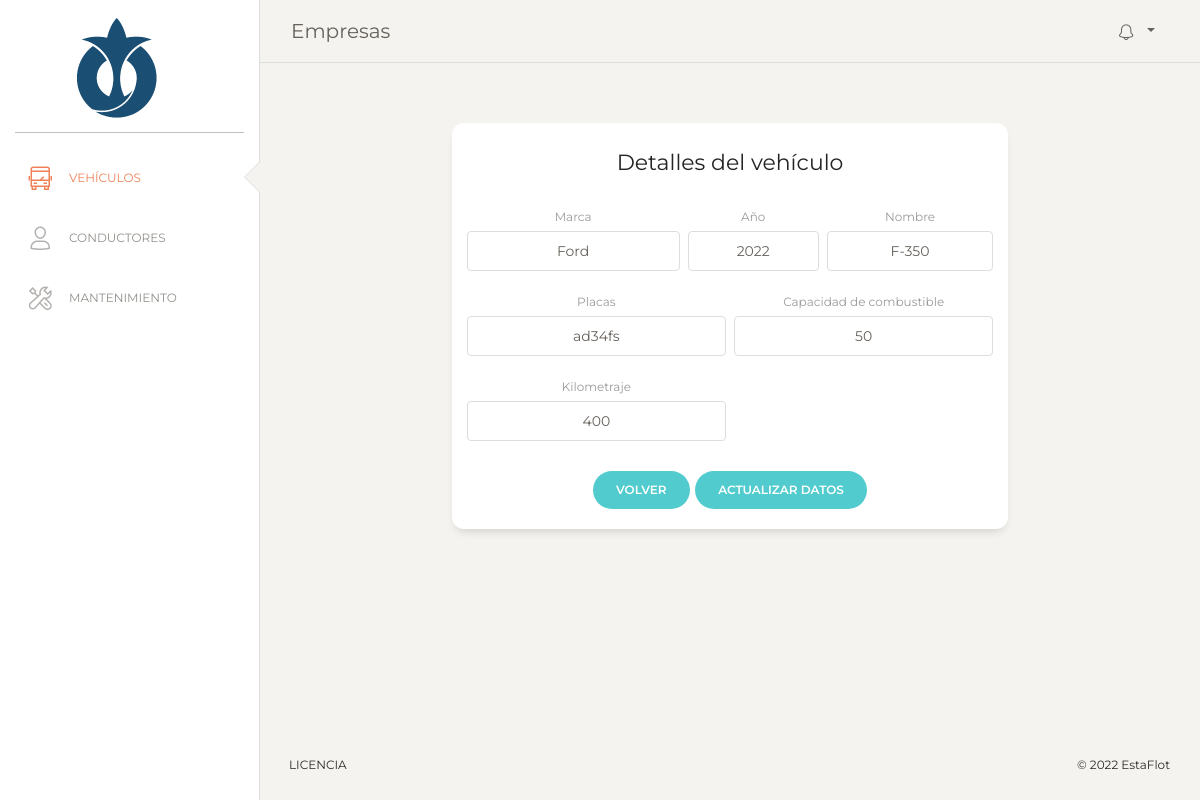
/dashboard/editauto.php?id=7, run on the app's committed database.
### tables this page shows
CREATE TABLE `vehiculo` (
  `id_vehiculo` int(11) NOT NULL,
  `marca` varchar(255) DEFAULT NULL,
  `age` varchar(255) DEFAULT NULL,
  `nombre` varchar(255) DEFAULT NULL,
  `placas` varchar(255) DEFAULT NULL,
  `Capcombustible` int(11) DEFAULT NULL,
  `Tipcombustible` varchar(255) DEFAULT NULL,
  `Tipvehiculo` varchar(255) DEFAULT NULL,
  `kilometraje` int(255) DEFAULT NULL,
  `codigoQR` varchar(255) DEFAULT NULL,
  `empresa` int(11) NOT NULL,
  `conductor` int(11) DEFAULT NULL
);

### dashboard/editauto.php (the view, shortened to what this page needs)
<?php
    include("../php/conexion.php");
    $id =  $_GET['id'];
    $sql = "SELECT * FROM vehiculo WHERE id_vehiculo='".$id."'";
    $resultado=mysqli_query($conexion,$sql);
    $fila=mysqli_fetch_assoc($resultado);
    $marca = $fila["marca"];
    $age = $fila["age"];
    $nombre = $fila["nombre"];
    $placas = $fila["placas"];
    $Capcombustible = $fila["Capcombustible"];
    $kilometraje = $fila["kilometraje"];
?>
<!doctype html>
<html lang="en">
<head>
  <link href="https://maxcdn.bootstrapcdn.com/font-awesome/latest/css/font-awesome.min.css" rel="stylesheet">
  <link href="assets/css/bootstrap.min.css" rel="stylesheet" />
  <link href="assets/css/paper-dashboard.css?v=2.0.1" rel="stylesheet" />
  <link href="assets/demo/demo.css" rel="stylesheet" />
</head>
<body class="">
  <div class="wrapper ">
    <div class="sidebar" data-color="white" data-active-color="danger">
      <div class="logo">
        <a href="https://www.creative-tim.com" class="simple-text logo-mini">
        </a>
        <a href="indexdash.php" class="simple-text logo-normal">
          <div class="image-container">
          <img src="../img/logog.png" width="100"  class="image-container">
          </div>
        </a>
      </div>
      <div class="sidebar-wrapper">
        <ul class="nav">
        <li class="active">
            <a href="automovil.php">
                <p>
                <i class="nc-icon nc-bus-front-12"></i>
                Vehículos
                </p>
            </a>
          </li>
          <li>
            <a href="conductor.php">
                <p>
                <i class="nc-icon nc-single-02"></i>
                Conductores
                </p>
            </a>
          </li>
          <li >
            <a href="vimant.php">
                <p>
                <i class="nc-icon nc-settings"></i>
                Mantenimiento
                </p>
            </a>
          </li>
        </ul>
      </div>
    </div>
    <div class="main-panel" style="height: 100vh;">
      <nav class="navbar navbar-expand-lg navbar-absolute fixed-top navbar-transparent">
        <div class="container-fluid">
          <div class="navbar-wrapper">
            <a class="navbar-brand" href="javascript:;" >Empresas</a>
          </div>
          <div class="collapse navbar-collapse justify-content-end" id="navigation">
            <ul class="navbar-nav">
              <li class="nav-item btn-rotate dropdown">
                <a class="nav-link dropdown-toggle" href="http://example.com" id="navbarDropdownMenuLink" data-toggle="dropdown" aria-haspopup="true" aria-expanded="false">
                  <i class="nc-icon nc-bell-55"></i>
                </a>
              </li>
            </ul>
          </div>
        </div>
      </nav>
      <div class="content">
        <div class="row">
          <div class="col-md-12">
            <center>
            <div class="col-md-8">
            <div class="card card-user">
              <div class="card-header">
                <h5 class="card-title"> Detalles del vehículo </h5>
              </div>
              <div class="card-body">
                <form action="crud/editauto.php" method="PUT">
                <div class="row">
                    <div class="col-md-5 pr-1">
                      <div class="form-group">
                        <label>Marca </label>
                        <input style="text-align:center;" name="marca" type="text" class="form-control" value="<?php echo $marca;?>">
                      </div>
                    </div>
                    <div class="col-md-3 px-1">
                      <div class="form-group">
                        <label>Año</label>
                        <input style="text-align:center;" name="age" type="text" class="form-control" value="<?php echo $age;?>">
                      </div>
                    </div>
                    <div class="col-md-4 pl-1">
                      <div class="form-group">
                        <label for="exampleInputEmail1">Nombre</label>
                        <input style="text-align:center;" name="nombre" type="text" class="form-control" value="<?php echo $nombre;?>">
                      </div>
                    </div>
                  </div>
                  <div class="row">
                    <div class="col-md-6 pr-1">
                      <div class="form-group">
                        <label>Placas</label>
                        <input style="text-align:center;" name="placas" type="text" class="form-control" value="<?php echo $placas;?>">
                      </div>
                    </div>
                    <div class="col-md-6 pl-1">
                      <div class="form-group">
                        <label>Capacidad de combustible</label>
                        <input style="text-align:center;" name="Capcombustible" type="text" class="form-control" value="<?php echo $Capcombustible;?>">
                      </div>
                    </div>
                  </div>
                  <div class="row">
                    <div class="col-md-6 pr-1">
                      <div class="form-group">
                        <label>Kilometraje</label>
                        <input style="text-align:center;" name="kilometraje" type="text" class="form-control" value="<?php echo $kilometraje;?>">
                      </div>
                    </div>
                    <div class="col-md-6 pl-1">
                    </div>
                  </div>
                  <div class="row">
                    <div class="update ml-auto mr-auto">
                        <a href="automovil.php"><button type="button" class="btn btn-primary btn-round">Volver</button></a>
                        <button  type="submit" class="btn btn-primary btn-round">Actualizar datos</button>
                    </div>
                  </div>
                </form>
              </div>
            </div>
          </div>
            </center>
          </div>
        </div>
      </div>
      <footer class="footer" style="position: absolute; bottom: 0; width: -webkit-fill-available;">
        <div class="container-fluid">
          <div class="row">
            <nav class="footer-nav">
              <ul>
                <li><a href="https://www.creative-tim.com/license" target="_blank">Licencia</a></li>
              </ul>
            </nav>
            <div class="credits ml-auto">
              <span class="copyright">
                © 2022 EstaFlot
              </span>
            </div>
          </div>
        </div>
      </footer>
    </div>
  </div>
</body>
</html>

### data on the page
vehiculo: marca "Ford", age "2022", nombre "F-350", placas "ad34fs", Capcombustible "50", kilometraje "400"
